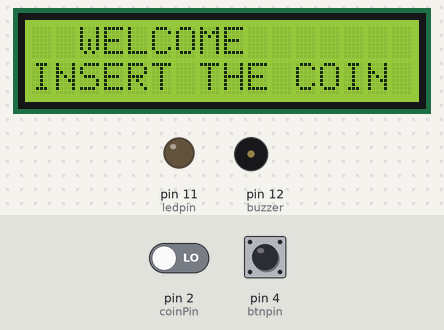
Bench run of a sketch on a simulated Arduino Uno, built with avr-gcc and run on an emulated ATmega328P. Parts: 16×2 character LCD, output pins drawn as LEDs (lit = HIGH), buzzer (waves = sounding, pin HIGH). Inputs (shaded band) come from the test bench; at power-on: pin 4 (btnpin) HIGH, pin 2 (coinPin) LOW. What the sketch prints to the serial monitor is not drawn.

Above: at 3.2 s.
3.3 s: pin 4 (btnpin) pulled LOW for 0.15 s
At 6.2 s:
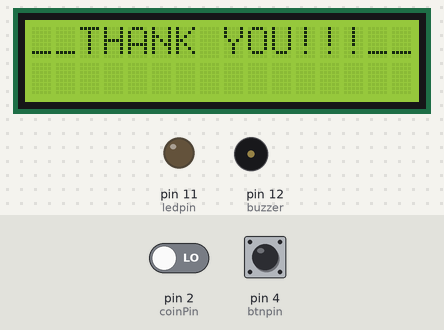
6.4 s: pin 2 (coinPin) driven HIGH
At 6.67 s:
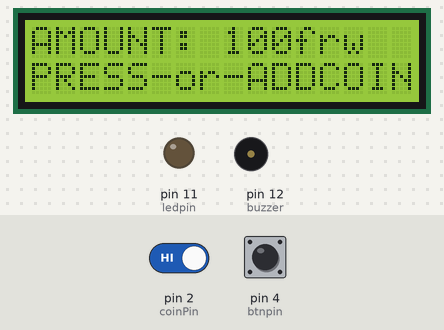
8.9 s: pin 4 (btnpin) pulled LOW for 1 s
At 10.7 s:
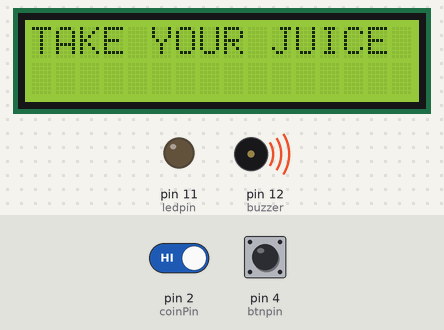
Timing chart, 0 to 13.4 s (numbered marks = the images above; inputs shaded):
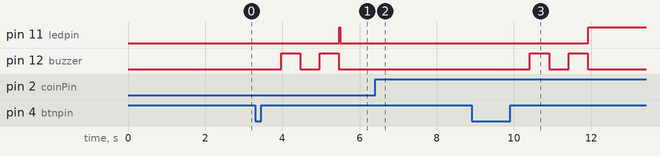

Measured:
- after the input at 3.3 s, pin 11 (ledpin): LOW → HIGH after 2.2 s, → LOW 0.03 s later; pin 12 (buzzer): alternates HIGH for 0.50 s and LOW for 0.50 s, starting after 0.66 s; the display: first changes after 0.16 s (image 1 shows a later state)
- after the input at 6.4 s, the display: changes after 0.12 s (image 2)
- after the input at 8.9 s, pin 11 (ledpin): LOW → HIGH after 3.0 s; pin 12 (buzzer): alternates HIGH for 0.50 s and LOW for 0.50 s, 4 changes in all, then stays LOW, starting after 1.5 s; the display: first changes at once (image 3 shows a later state)

The sketch:

08_coins_based_juice_vending_machine.ino
```cpp
//______________________________JUICE VENDING MACHINE____________________________________
//_______________________________FINAL YEAR PROJECT______________________________________
//_______BY Gedeon Muhawenayo___to___ REMY MANANIZEYE____AND___FRANK RUTAPFA_____________
//_________________ACCADENIC__YEAR_2018_JUNE_____GISHARI_POLYTECHNIQUE___________________

//___________________________               _____________________________________________

/*
 __________________________________KEY_NOTES_____________________________________
 This system accepts only coin of a 100frw
 the system will give the juice which corresponds to the amount of money inserted
 after iserting the coin you press the button in order to make juice start flowing

 for the tecnical issues:
          -the red wire of coin aceptor is connected to 12v
          -the black wire of coin aceptor is connected to the ground
          -the white wire of coin aceptor is connected to digital pin 2
          -the pushbutton is connected to pin 4
          -the LCD is connnected to pin 5 up to 10
*/

#include <LiquidCrystal.h>
LiquidCrystal lcd(5,6,7,8,9,10);   //rs,e,d4,d5,d6,d7  LCD PINS DECLARATION

//PINS AND CONSTANTSDECLARATION
const byte coinPin = 2;
volatile int coinsValue = 0;
int ledpin=11;
int buzzer=12;
int btnpin=4;


void setup()
{
   Serial.begin(9600);
   pinMode(coinPin, INPUT); //SET THE INPUT PIN_coin
   pinMode(ledpin,OUTPUT);//SET THE OUTPUT PIN_juice-pump
   pinMode(btnpin,INPUT); //SET THE INPUT PIN_button
   pinMode(buzzer,OUTPUT);//SET THE OUTPUT PIN_buzzer


  //  THE FIRST SCREEN
  lcd.begin (16,2);
  lcd.clear();
  lcd.setCursor(0,0);
  lcd.print (" JUICE VENDING");
  lcd.setCursor(0,1);
  lcd.print ("   MACHINE");
  delay(2000);
  lcd.clear();
}

void loop()
{

  //THE HOME SCREEN OF THE MACHINE
          lcd.clear();
          lcd.print("  WELCOME");
          lcd.setCursor(0,1);
          lcd.print ("INSERT THE COIN");


    static unsigned long prevCoinMillis = 0;
    static float coinValue = 0;
    bool coinInserted = false;
    unsigned long currentMillis = millis();

    //LET CHECK THE PULSE DURATION AND READ THE COIN PIN, THEN COUNT THE COINS
    if((currentMillis - prevCoinMillis >= 50) && (digitalRead(coinPin) == HIGH))
    {
        prevCoinMillis = currentMillis;
        coinInserted = true;
        coinValue += 0.05;
    }


    if(coinInserted == true)
    {
      coinsValue = coinsValue + 100;
          Serial.print("AYOWINJIJE: ");
          Serial.print(coinsValue);
          Serial.println("frw");

          //PRINTING IN THE SCREEN
          lcd.clear();
          lcd.print("AMOUNT: ");
          lcd.print(coinsValue);
          lcd.println("frw");
          lcd.setCursor(0,1);
          lcd.print ("PRESS-or-ADDCOIN");
    }


    // CLIENT HAS TO PRESS A BUTTON FOR THE JUICE TO START COMING
     if(digitalRead(btnpin)==LOW)                //DETECTION OF BUTTON INTERFACE TO LOW
  {
      delay(10);                               //DELAY FOR ELIMANATING EDGE JITTER(bounce)
      if(digitalRead(btnpin)==LOW)            //CONFIRM BUTTON IS PRESSED
      {
        while(digitalRead(btnpin)==LOW);    //WAIT FOR KEY INTERFACE TO HIGH
        delay(10);                         //DELAY FOR ELIMANATING EDGE JITTER
        while(digitalRead(btnpin)==LOW);  //Confirm button release

     lcd.clear();
     lcd.print("TAKE YOUR JUICE");
     delay(500);
     digitalWrite(buzzer,HIGH);
     delay(500);
     digitalWrite(buzzer,LOW);
     delay(500);
     digitalWrite(buzzer,HIGH);
     delay(500);
     digitalWrite(buzzer,LOW);

      //CALCURATING THE TIME THAT THE JUICE PUMP WILL BE ON DEPENDING ON NUMBER OF COINS

     for(int i=coinsValue;i>=0; i--)
     {
          //PRINTING IN THE SCREEN
          lcd.clear();
          lcd.print("REMAINS :");
          lcd.print(i);
          lcd.println("frw");
          lcd.setCursor(0,1);
          lcd.print ("_THROWING JUICE_");
        digitalWrite(ledpin,HIGH);         //ACTIVATING THE JUICE PUMP
        delay(30);                        //THE TIME OF GIVING JUICE
      }

     digitalWrite(ledpin,LOW);         //STOPPING THE JUICE PUMP
     coinsValue=0;                    //STARTING THE COINS COUNTER
      lcd.clear();
      lcd.print("__THANK YOU!!!__");// THANKS OF THE MACHINE
      delay(1000);
      }
   }


}
```
